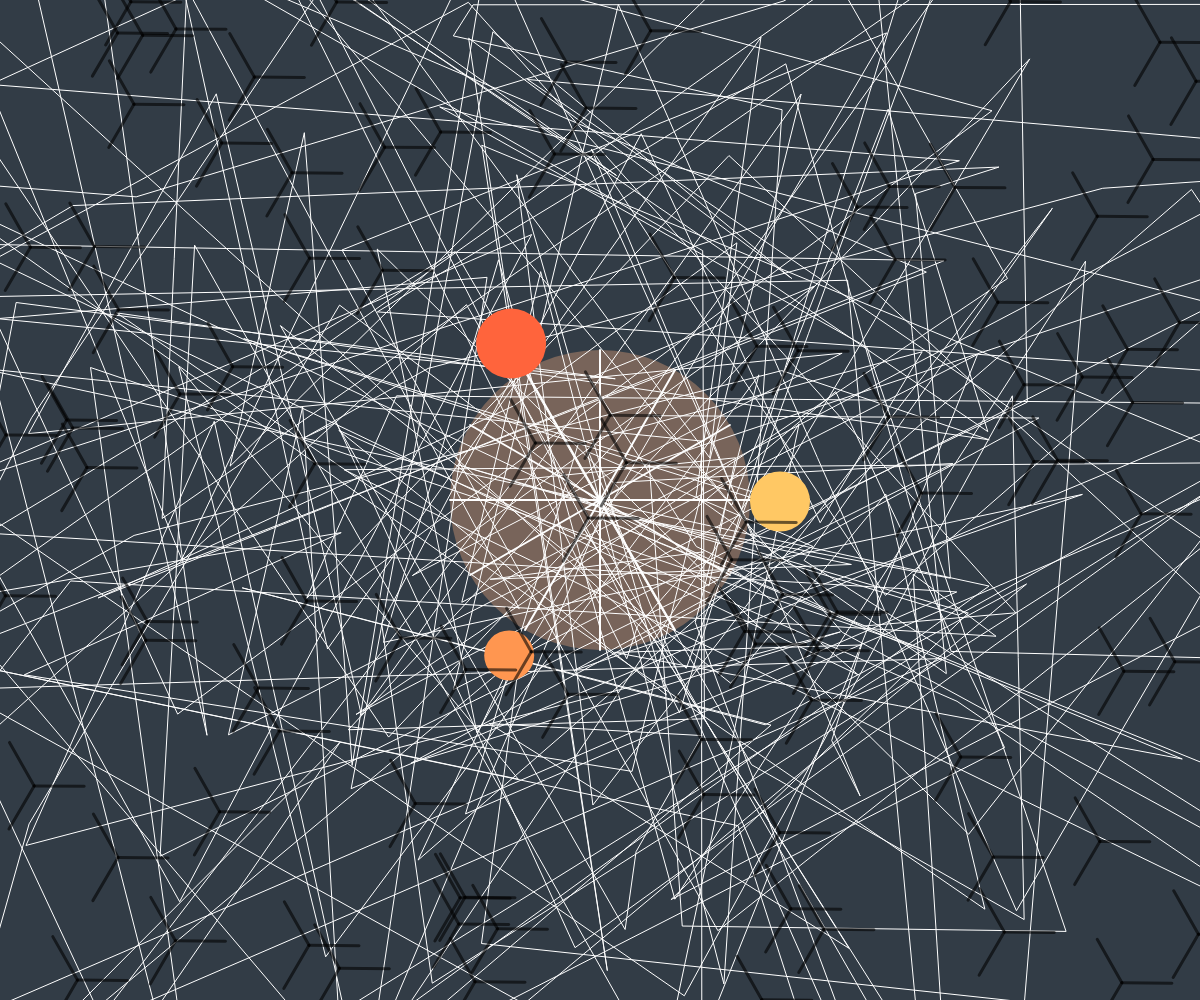
Frame 1 (no input)
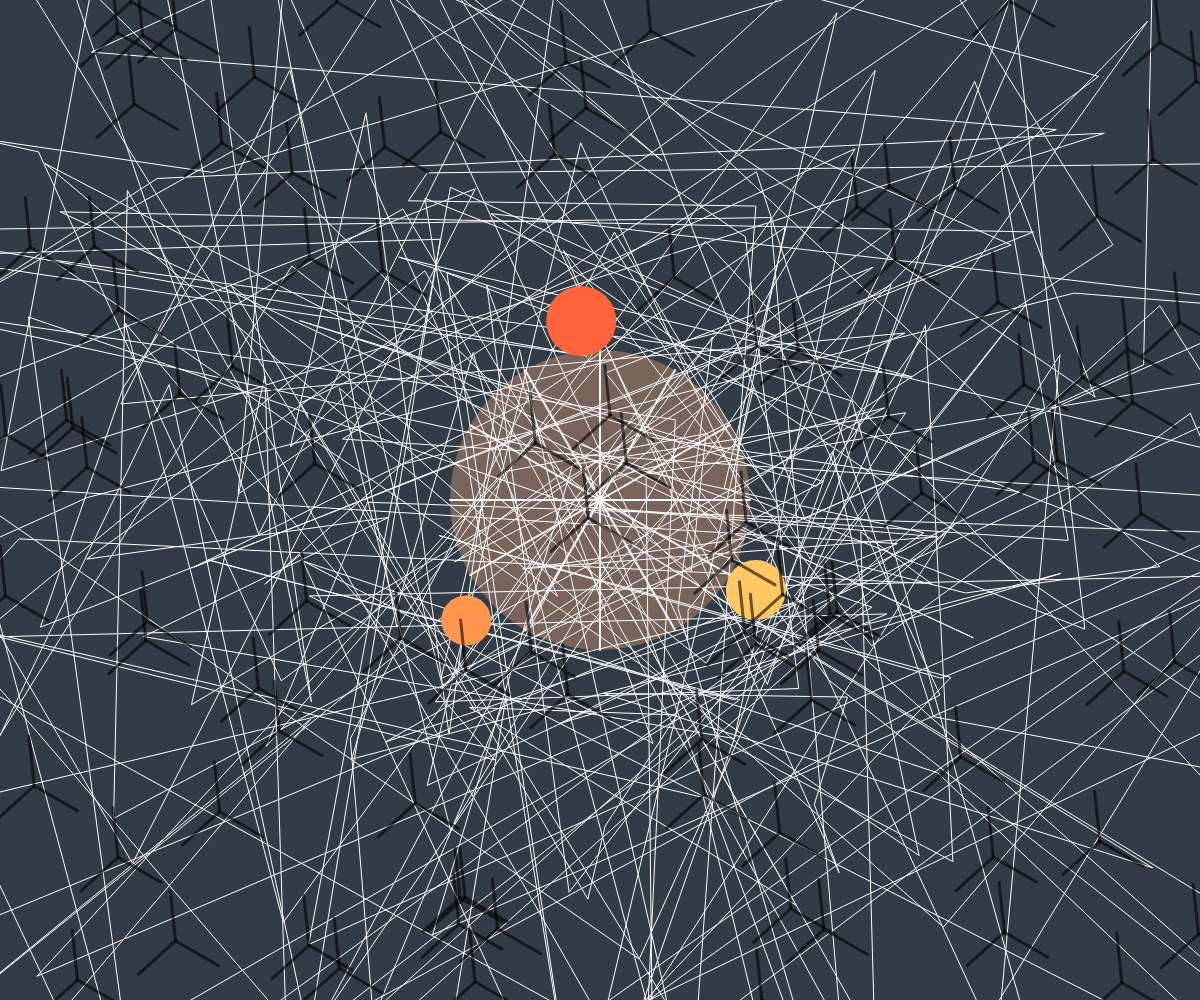
Frame 60 (no input)
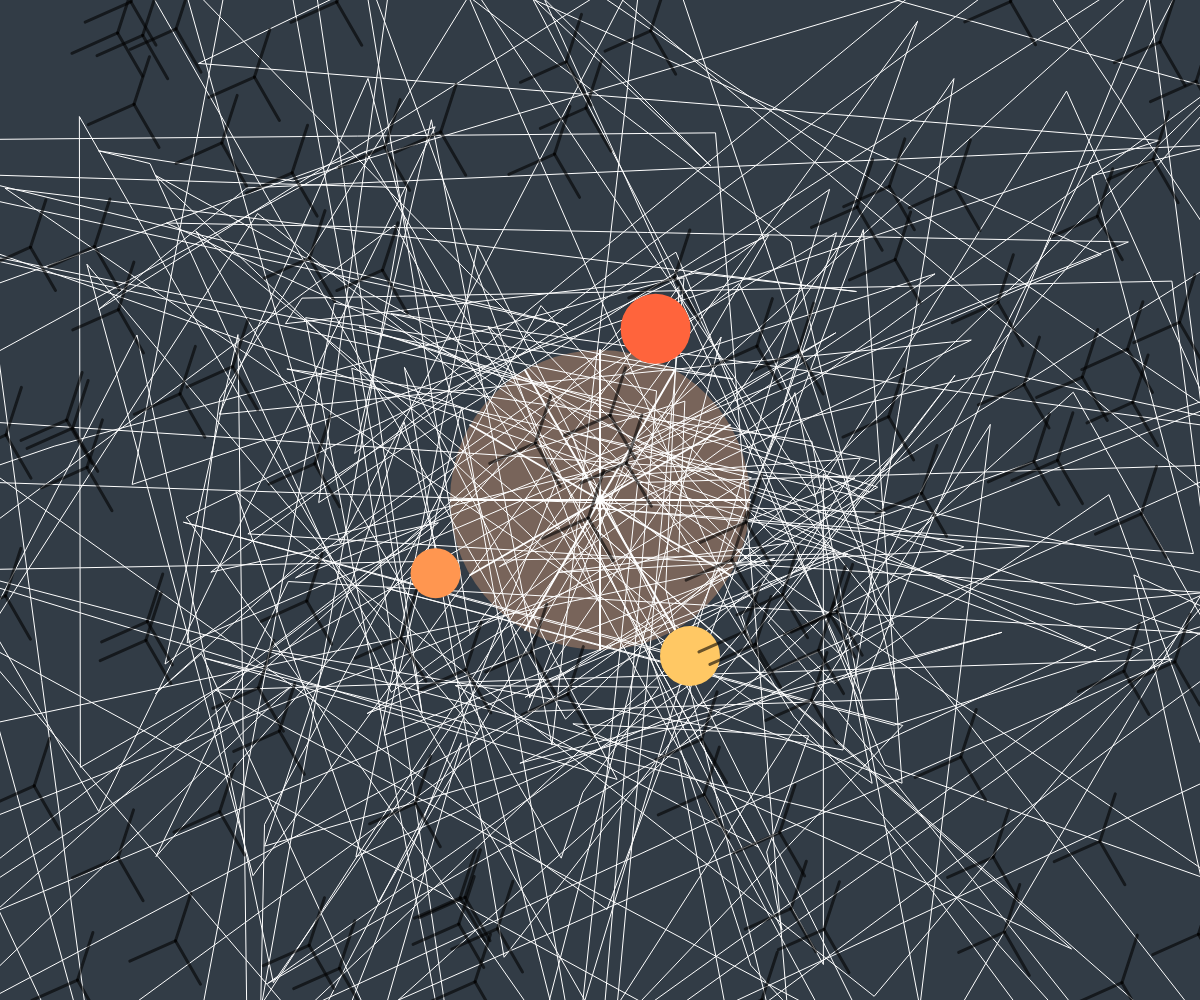
Frame 120 (the mouse pressed at the canvas centre since frame 60)

The p5.js sketch that drew these frames (run headless with seeded random() and noise() and a simulated clock; from frame 60 on, the mouse is pressed at the canvas centre):

// p5.js sketch
// ── sketch.js
let suns = [];
let hourMarkers = [];
let shadowPoints = [];

function setup() {
  createCanvas(windowWidth, windowHeight);
  angleMode(DEGREES);

  // Create three suns positioned across the sky
  suns.push({
    x: width * 0.3,
    y: height * 0.2,
    radius: 30,
    speed: 0.5,
    angle: 0,
    color: color(255, 200, 100)
  });

  suns.push({
    x: width * 0.7,
    y: height * 0.3,
    radius: 25,
    speed: 0.3,
    angle: 120,
    color: color(255, 150, 80)
  });

  suns.push({
    x: width * 0.5,
    y: height * 0.7,
    radius: 35,
    speed: 0.4,
    angle: 240,
    color: color(255, 100, 60)
  });

  // Create hour markers on the sundial
  for (let i = 0; i < 12; i++) {
    const angle = map(i, 0, 12, 0, 360);
    const x = width / 2 + cos(angle) * 150;
    const y = height / 2 + sin(angle) * 150;
    hourMarkers.push({ x, y, angle });
  }

  // Initialize shadow points
  for (let i = 0; i < 100; i++) {
    shadowPoints.push({
      x: random(width),
      y: random(height),
      size: random(2, 6)
    });
  }
}

function draw() {
  background(50, 60, 70);

  // Update sun positions in circular orbits
  for (let sun of suns) {
    sun.angle += sun.speed;
    sun.x = width / 2 + cos(sun.angle) * 180;
    sun.y = height / 2 + sin(sun.angle) * 180;
  }

  // Draw the sundial base
  fill(120, 100, 90);
  noStroke();
  ellipse(width / 2, height / 2, 300, 300);

  // Draw hour markers
  stroke(255);
  strokeWeight(2);
  for (let marker of hourMarkers) {
    line(
      width / 2,
      height / 2,
      marker.x,
      marker.y
    );
  }

  // Draw shadow projections from each sun
  noFill();
  strokeWeight(1);
  for (let sun of suns) {
    const dx = sun.x - width / 2;
    const dy = sun.y - height / 2;

    beginShape();
    for (let i = 0; i < shadowPoints.length; i++) {
      let p = shadowPoints[i];
      // Project point away from sun
      const angle = atan2(dy, dx);
      const distance = dist(p.x, p.y, width / 2, height / 2);
      const newX = p.x + cos(angle) * distance * 0.5;
      const newY = p.y + sin(angle) * distance * 0.5;

      vertex(newX, newY);
    }
    endShape(CLOSE);
  }

  // Draw the suns
  for (let sun of suns) {
    fill(sun.color);
    noStroke();
    ellipse(sun.x, sun.y, sun.radius * 2, sun.radius * 2);
  }

  // Draw intersecting shadows
  stroke(0, 0, 0, 150);
  strokeWeight(3);
  for (let i = 0; i < shadowPoints.length; i++) {
    let p = shadowPoints[i];
    const angle1 = atan2(suns[0].y - height / 2, suns[0].x - width / 2);
    const angle2 = atan2(suns[1].y - height / 2, suns[1].x - width / 2);
    const angle3 = atan2(suns[2].y - height / 2, suns[2].x - width / 2);

    // Project shadow based on multiple sun positions
    const dx1 = cos(angle1) * 50;
    const dy1 = sin(angle1) * 50;

    const dx2 = cos(angle2) * 50;
    const dy2 = sin(angle2) * 50;

    const dx3 = cos(angle3) * 50;
    const dy3 = sin(angle3) * 50;

    // Draw shadow lines from point to suns
    line(p.x, p.y, p.x + dx1, p.y + dy1);
    line(p.x, p.y, p.x + dx2, p.y + dy2);
    line(p.x, p.y, p.x + dx3, p.y + dy3);
  }
}

function windowResized() {
  resizeCanvas(windowWidth, windowHeight);
}
